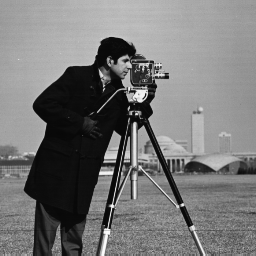
#> input picture Fotos/cameraman.png, 256 x 256 px, found by its file name
$ python 03_mascara_sd.py
#> lines starting #> are read from the running program, lines starting #| are printed output that depends on the picture
import cv2

img = cv2.imread(
    "/Users/pyanezs/Documents/procesamiento-imagenes/Fotos/cameraman.png")
#> img is the input picture: shape (256, 256, 3); min 7, max 253, mean 118.7

mask = (20,20)

# Normalizar imagen
img_norm = cv2.normalize(img.astype("float"), None, 0.0, 1.0, cv2.NORM_MINMAX)

# Mascara a imagen
img_a = cv2.blur(img_norm, mask)
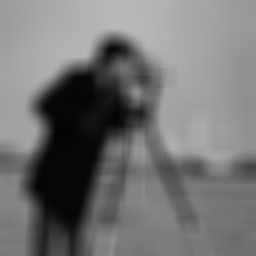
#> img_a: shape (256, 256, 3) float64; min 0.0102, max 0.731, mean 0.455

# Mascara a imagen ^ 2
img_b = cv2.blur(img_norm * img_norm, mask)
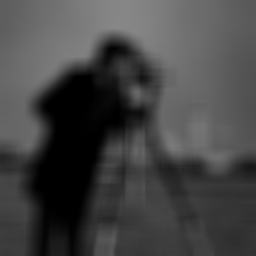
#> img_b: shape (256, 256, 3) float64; min 0.000133, max 0.534, mean 0.271

cv2.imshow("Imagen A", img_a)
cv2.imshow("Imagen B", img_b)

# Imagen de salida
img_c = img_b - img_a ** 2 # E[X ^ 2] - (E[X]) ^ 2
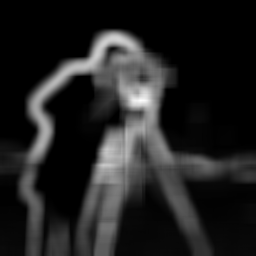
#> img_c: shape (256, 256, 3) float64; min 1.64e-05, max 0.152, mean 0.0202; drawn with min black and max white
img_c = cv2.normalize(img_c.astype('float'), None, 0.0, 1.0, cv2.NORM_MINMAX)

cv2.imshow("out", img_c)

cv2.waitKey(0)
